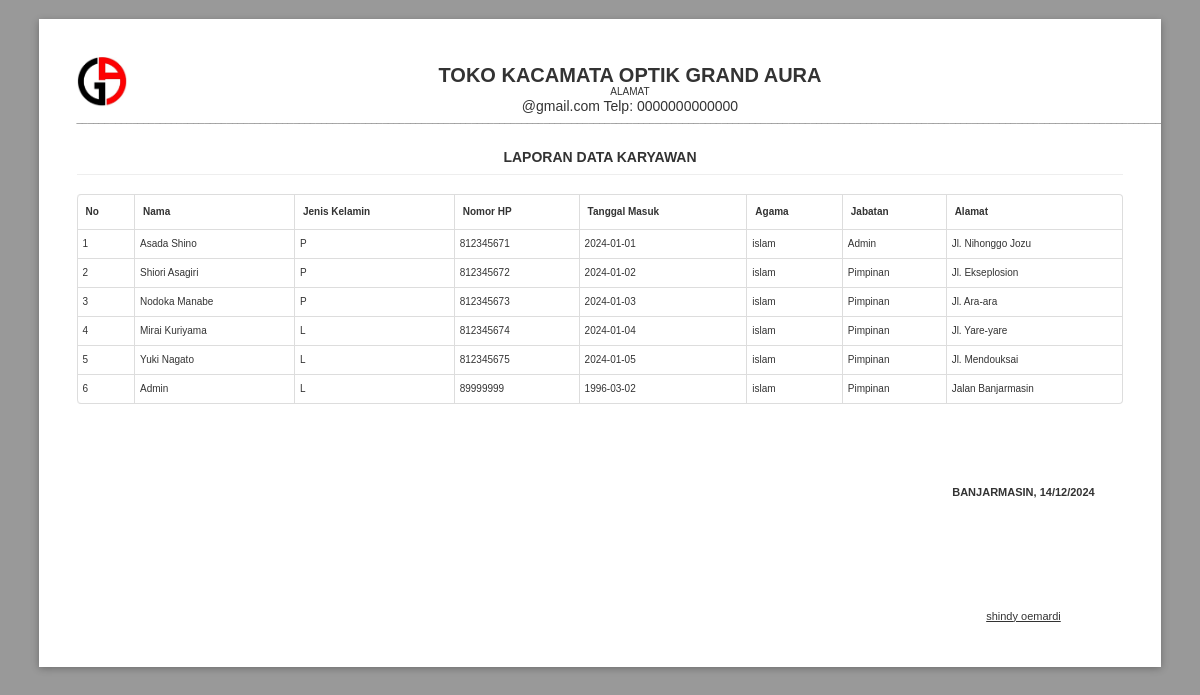
/laporan-karyawan.php, run on the app's committed database.
### tables this page shows
CREATE TABLE `karyawan` (
  `id` int(11) NOT NULL,
  `nama_karyawan` varchar(50) DEFAULT NULL,
  `kelamin` varchar(100) NOT NULL,
  `no_hp` int(11) NOT NULL,
  `tanggal` varchar(100) NOT NULL,
  `agama` varchar(100) NOT NULL,
  `jabatan` varchar(50) DEFAULT NULL,
  `alamat` text DEFAULT NULL,
  `status_aktif` varchar(20) DEFAULT NULL,
  `username` varchar(250) DEFAULT NULL,
  `password` varchar(250) DEFAULT NULL,
  `nip` varchar(20) NOT NULL,
  `pendidikan` enum('SD','SMP','SMA','D3','S1','S2','S3') DEFAULT NULL,
  `gaji` int(11) NOT NULL
);

CREATE TABLE `pengaturan` (
  `id` int(11) NOT NULL,
  `ttd` varchar(150) DEFAULT NULL
);

### koneksi.php (called while the page is built, shortened)
<?php
if (!function_exists('format_tanggal')) {
    function format_tanggal($waktu)
    {
        $hari_array = array(
            'Minggu',
            'Senin',
            'Selasa',
            'Rabu',
            'Kamis',
            'Jumat',
            'Sabtu'
        );
        $hr = date('w', strtotime($waktu));
        $tanggal = date('j', strtotime($waktu));
        $bulan_array = array(
            1 => 'Januari',
            2 => 'Februari',
            3 => 'Maret',
            4 => 'April',
            5 => 'Mei',
            6 => 'Juni',
            7 => 'Juli',
            8 => 'Agustus',
            9 => 'September',
            10 => 'Oktober',
            11 => 'November',
            12 => 'Desember',
        );
        $bl = date('n', strtotime($waktu));
        $tahun = date('Y', strtotime($waktu));
        return "$tanggal/$bl/$tahun";
    }
}

### laporan-karyawan.php (the view, shortened to what this page needs)
<!DOCTYPE html>
<html lang="en">
<head>
  <link rel="stylesheet" href="assets/dist/css/normalize.min.css">
  <link rel="stylesheet" href="assets/dist/css/paper.css">
  <link rel="stylesheet" href="assets/dist/css/bs.css">
</head>
<body class="A4 landscape">
  <?php
  include('koneksi.php');
  ?>
  <section class="sheet padding-10mm" style="height: auto;font-size: 10px;">
    <img src="assets/img/logo.jpg" style="width: 50px;float: left;margin-right: 10px;" class="text-center">
    <h1 class="text-center" style="margin-bottom: -10px;">TOKO KACAMATA OPTIK GRAND AURA</h1>
    <p class="text-center" style="margin-bottom: 0px;">ALAMAT</p>
    <h3 class="text-center" style="margin-bottom: -10px;">@gmail.com Telp: 0000000000000</h3>
    <p><b>____________________________________________________________________________________________________________________________________________________________________________________________________</b></p>
    <h4 class="text-center">LAPORAN DATA KARYAWAN </h4>
    <hr>
    <table class="table table-bordered" id="example2">
      <thead>
        <tr>
          <th>No</th>
          <th>Nama</th>
          <th>Jenis Kelamin</th>
          <th>Nomor HP</th>
          <th>Tanggal Masuk</th>
          <th>Agama</th>
          <th>Jabatan</th>
          <th>Alamat</th>
        </tr>
      </thead>
      <tbody>
        <?php
        $datas = mysqli_query($koneksi, "SELECT * FROM karyawan") or die(mysqli_error($koneksi));
        $no = 1;
        while ($row = mysqli_fetch_assoc($datas)) {
        ?>
          <tr>
            <td><?= $no; ?></td>
            <td><?= $row['nama_karyawan']; ?></td>
            <td><?= $row['kelamin']; ?></td>
            <td><?= $row['no_hp']; ?></td>
            <td><?= $row['tanggal']; ?></td>
            <td><?= $row['agama']; ?></td>
            <td><?= $row['jabatan']; ?></td>
            <td><?= $row['alamat']; ?></td>
          </tr>
        <?php $no++;
        } ?>
      </tbody>
    </table>
    <table style="width: 200px;font-size: 11px;float:right;margin-top: 60px;">
      <tr>
        <th colspan="2">BANJARMASIN, <?= format_tanggal(date('Y-m-d')); ?></th>
      </tr>
      <tr style="height: 100px;">
        <td style="width: 50%">
        </td>
      </tr>
      <tr>
        <td>
          <span style="text-decoration: underline;">
            <?php $data_ttd   = mysqli_query($koneksi, "select * from pengaturan where id = '1'");
            $row_ttd  = mysqli_fetch_assoc($data_ttd);
            ?>
            <?= $row_ttd['ttd']; ?>
          </span>
          <br>
        </td>
      </tr>
    </table>
  </section>
</body>
</html>

### laporan-karyawan.php (style rules this page uses)
body { background-color: #999; }
* { font-family: "Arial"; }
.text-center { text-align: center; }
h1 { font-size: 20px; }
h3 { font-size: 14px; font-weight: normal; margin-top: -8px; }
h4 { margin-top: 20px; text-transform: uppercase; margin-bottom: -10px; }
td { padding: 5px !important; text-align: center; vertical-align: middle !important; }

### data on the page
karyawan: nama_karyawan "Asada Shino", kelamin "P", no_hp "812345671", tanggal "2024-01-01", agama "islam", jabatan "Admin", alamat "Jl. Nihonggo Jozu"
karyawan: nama_karyawan "Shiori Asagiri", kelamin "P", no_hp "812345672", tanggal "2024-01-02", agama "islam", jabatan "Pimpinan", alamat "Jl. Ekseplosion"
karyawan: nama_karyawan "Nodoka Manabe", kelamin "P", no_hp "812345673", tanggal "2024-01-03", agama "islam", jabatan "Pimpinan", alamat "Jl. Ara-ara"
karyawan: nama_karyawan "Mirai Kuriyama", kelamin "L", no_hp "812345674", tanggal "2024-01-04", agama "islam", jabatan "Pimpinan", alamat "Jl. Yare-yare"
karyawan: nama_karyawan "Yuki Nagato", kelamin "L", no_hp "812345675", tanggal "2024-01-05", agama "islam", jabatan "Pimpinan", alamat "Jl. Mendouksai"
karyawan: nama_karyawan "Admin", kelamin "L", no_hp "89999999", tanggal "1996-03-02", agama "islam", jabatan "Pimpinan", alamat "Jalan Banjarmasin"
pengaturan: ttd "shindy oemardi"
